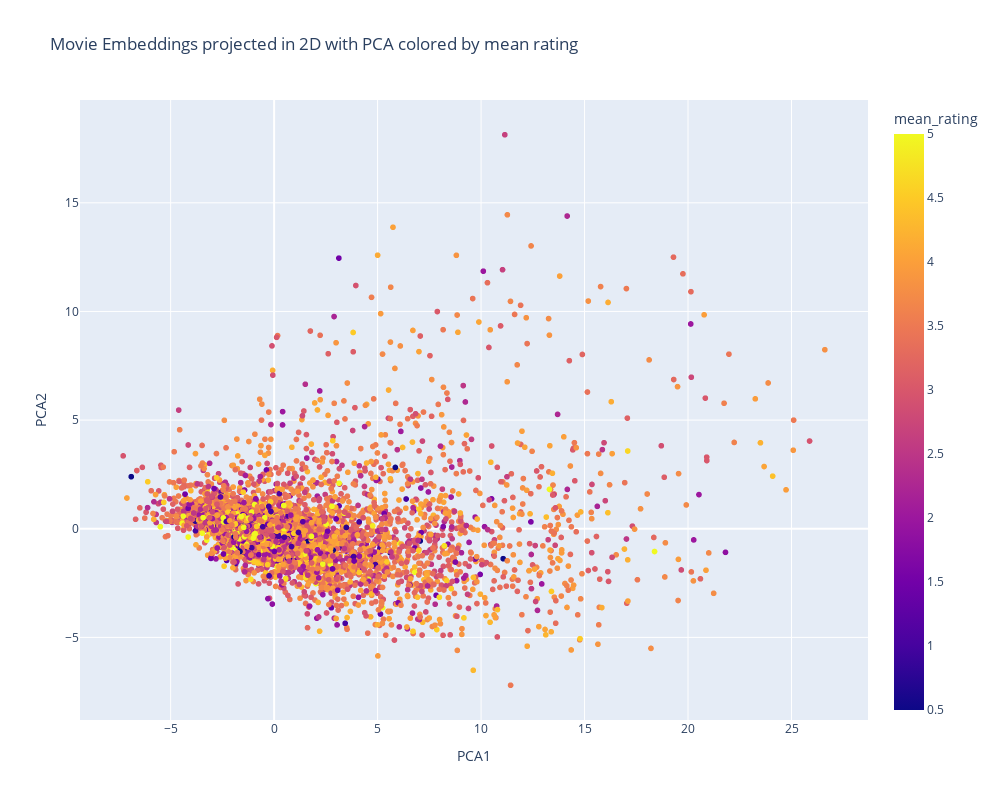

The code cell stored with this chart in its notebook:
### Markdown cell above
You have already studied PCA, it is a useful technique for dimensionality reduction, but also simply for visualization. Don't forget to scale your embeddings first. To access the embeddings values of your keras model, have a look at the *get_weights()* function.

Compute a PCA on all your movies embeddings, get the 2 first principal components, and do a scatter plot of all the movies on a 2D plane, where each movie is a point defined by the two values of the two first principal components of the PCA from its embedding. Add the titles of the movies to each point of the plot (use plotly to do so it will be clearer), and try to see if you can interpret the axes of the PCA through to different movie genres, like in Figure 3 from the article *Matrix Factorization Techniques for Recommender Systems*.

### Code cell
from sklearn.preprocessing import StandardScaler
from sklearn.decomposition import PCA
import plotly.express as px

#TOFILL
#récupérer les embedding values
user_embedding_matrix = best_model.get_layer("p_u__user_embedding").get_weights()[0] # [0] car get_weights return une liste [embedding_vector] et on veut accéder au contenu
movie_embedding_matrix = best_model.get_layer("q_i__movie_embedding").get_weights()[0]

#scalling des embedding values
scaler = StandardScaler()
movie_embedding_scalled = scaler.fit_transform(movie_embedding_matrix)

#application PCA sur les embedding values
pca = PCA(n_components=2)
movie_embedding_2D = pca.fit_transform(movie_embedding_scalled)

#création des labels:
movie_ids = dataset["movieId"].unique()
movie_id_df = pd.DataFrame({'movieId': movie_ids})
movie_with_titles = movie_id_df.merge(df_movies, on='movieId', how='left')
labels = movie_with_titles['title']

# Calculer la moyenne des ratings par film (oour ajouter de la couleur)
mean_ratings = dataset.groupby('movieId')['rating'].mean().reset_index()
mean_ratings.columns = ['movieId', 'mean_rating']

df_proj = pd.DataFrame({
    'movieId': movie_with_titles['movieId'],
    'PCA1' : movie_embedding_2D[:, 0], 
    'PCA2': movie_embedding_2D[:, 1],
    'title': labels })

# Fusionner avec la moyenne des ratings --> fait le lien entre la moyenne calculée avant, pour avoir les info de note moyenne relié aux noms des films via movieId
df_proj = df_proj.merge(mean_ratings, on='movieId', how='left')


fig = px.scatter(
    df_proj, 
    x='PCA1', 
    y='PCA2',
    color='mean_rating',  # couleur liée à la moyenne des ratings
    hover_data=['title', 'mean_rating'],
    title="Movie Embeddings projected in 2D with PCA colored by mean rating",
    color_continuous_scale='Plasma',
    width=1000,     # Largeur en pixels
    height=800      # Hauteur en pixels
)

fig.show()


# #visualisation des films sur PCA1, PCA2 + plotly (affichage label via survol)
# plt.figure(figsize=(8, 6))
# plt.scatter(movie_embedding_2D[:, 0], movie_embedding_2D[:, 1], alpha=0.6)
# plt.title("Movies Embeddings projected in 2D with PCA")
# plt.xlabel("PCA 1")
# plt.ylabel("PCA 2")
# plt.grid(True)
# plt.show()

### Figure 1 — Plotly figure (JSON) as saved in the notebook; plotly's stock layout.template omitted (floating-point values rounded to 4 significant figures; data arrays with more than 128 entries replaced by an {"elided": "..."} marker saying what was removed)
{"data": [{"customdata": {"elided": "9724x2 mixed values"}, "hovertemplate": "PCA1=%{x}<br>PCA2=%{y}<br>title=%{customdata[0]}<br>mean_rating=%{marker.color}<extra></extra>", "legendgroup": "", "marker": {"color": {"elided": "9724 float values"}, "coloraxis": "coloraxis", "symbol": "circle"}, "mode": "markers", "name": "", "showlegend": false, "type": "scattergl", "x": {"elided": "9724 float values"}, "xaxis": "x", "y": {"elided": "9724 float values"}, "yaxis": "y"}], "layout": {"coloraxis": {"colorbar": {"title": {"text": "mean_rating"}}, "colorscale": [[0, "#0d0887"], [0.1111, "#46039f"], [0.2222, "#7201a8"], [0.3333, "#9c179e"], [0.4444, "#bd3786"], [0.5556, "#d8576b"], [0.6667, "#ed7953"], [0.7778, "#fb9f3a"], [0.8889, "#fdca26"], [1, "#f0f921"]]}, "height": 800, "legend": {"tracegroupgap": 0}, "title": {"text": "Movie Embeddings projected in 2D with PCA colored by mean rating"}, "width": 1000, "xaxis": {"anchor": "y", "domain": [0, 1], "title": {"text": "PCA1"}}, "yaxis": {"anchor": "x", "domain": [0, 1], "title": {"text": "PCA2"}}}}
